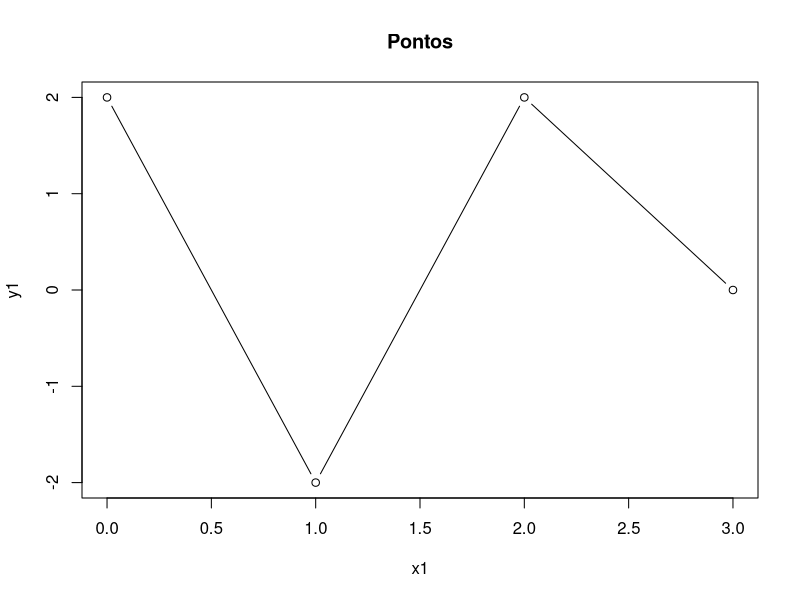
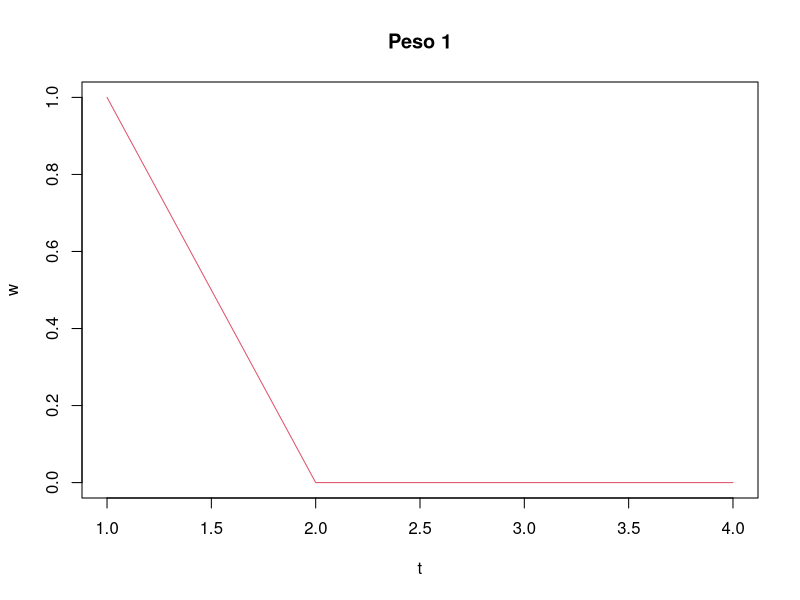
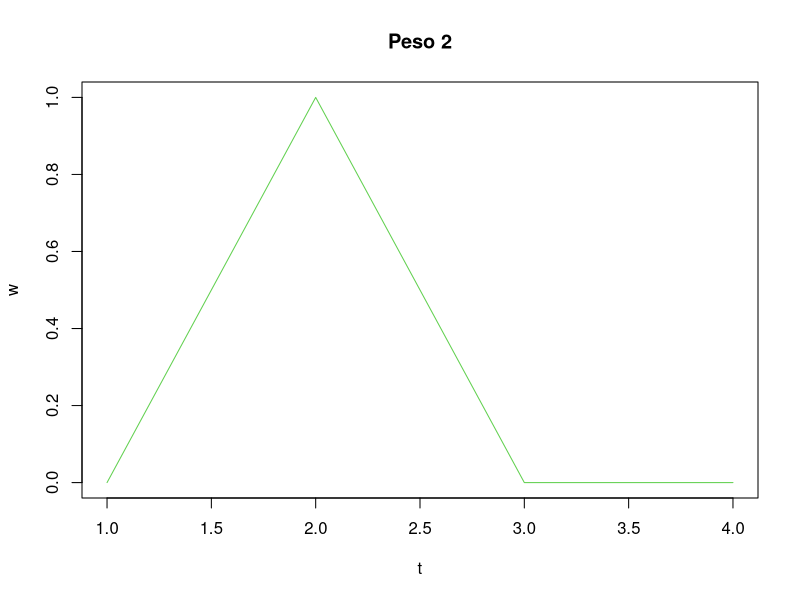
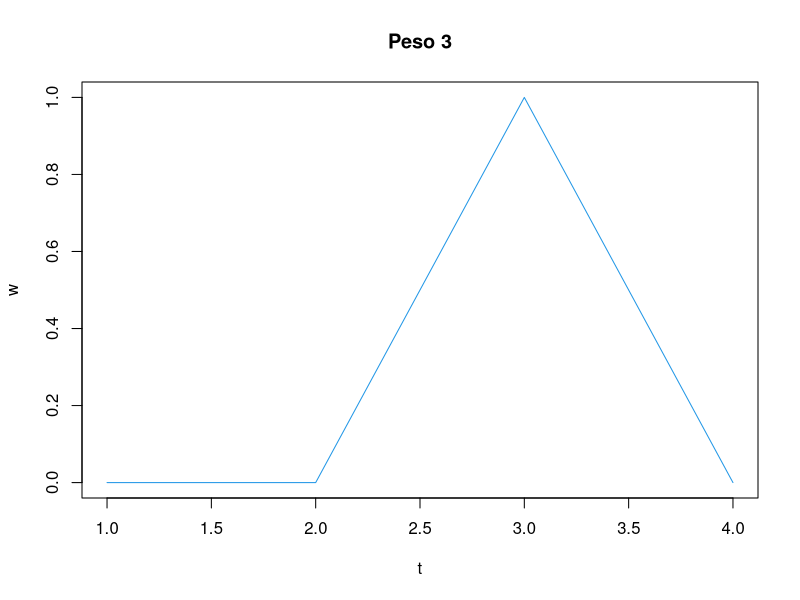
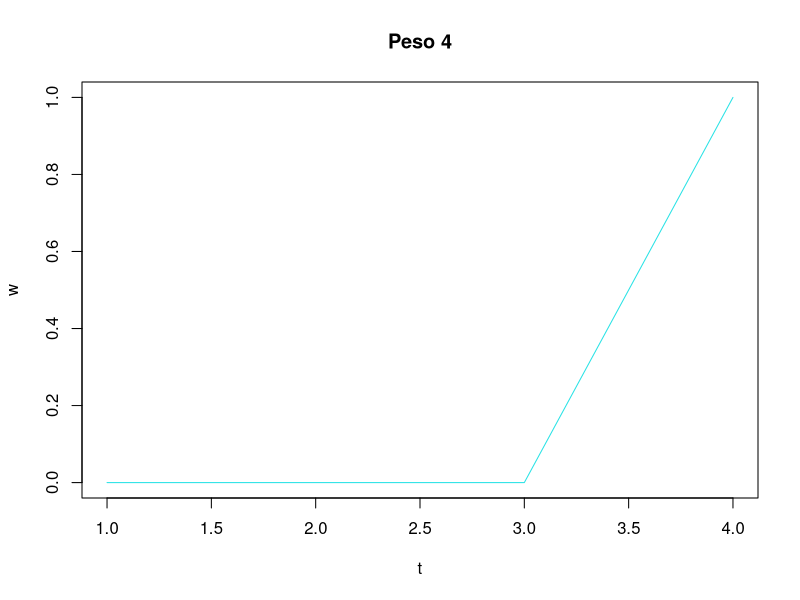
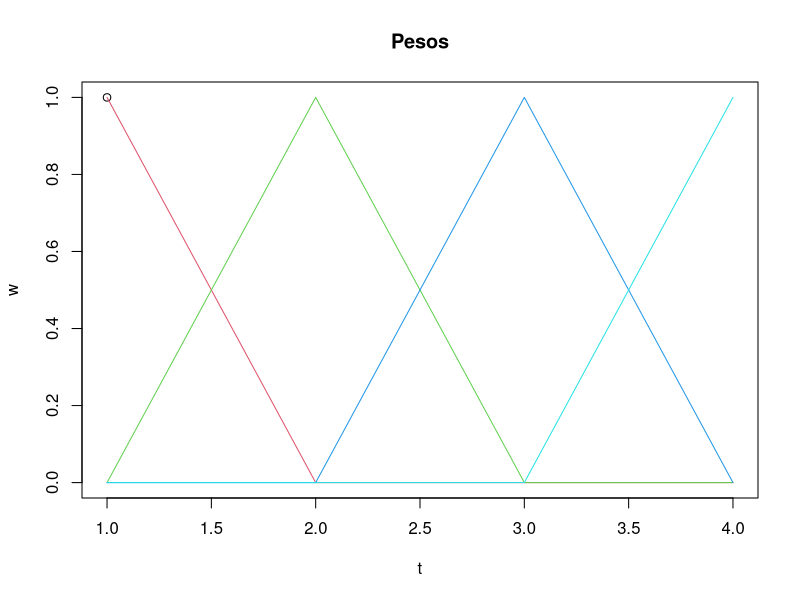
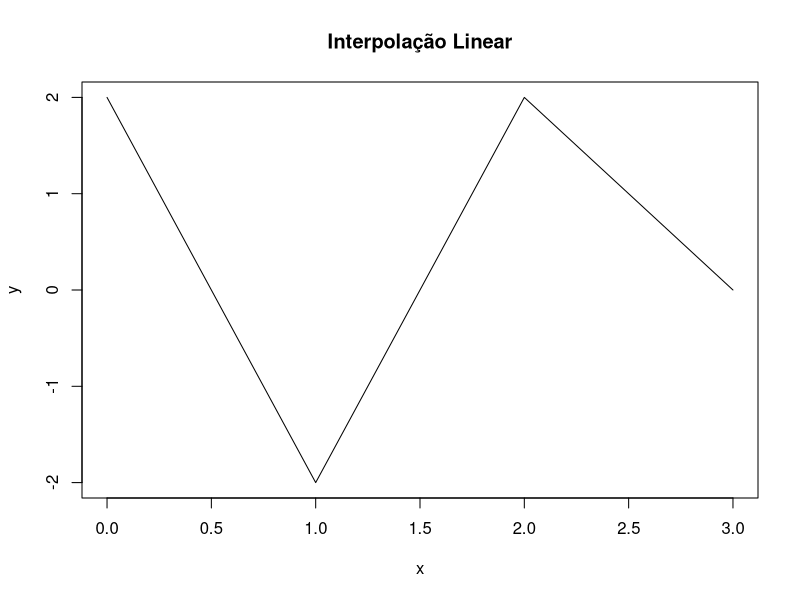

R code for these plots, in order:
#pontos
x1 = c(0,1,2,3)
y1 = c(2,-2,2,0)
plot (x1,y1,"b", main="Pontos")

#interpolacao linear
t = seq(1,4,0.01)
i = seq(1,4,1)

ww = data.frame()

#calcular pesos
for(ii in i){

    w = c()

    for(tt in t){
        
        if(ii-1 <= tt && tt <= ii){
            w = append(w,tt-ii+1)
        }else if(ii < tt && tt < ii+1){
            w = append(w,1+ii-tt)
        }else{
            w = append(w,0)
        }

    }

    #pesos independentes
    ww = rbind(ww,w)
    plot(t,w,type="l", col=ii+1, main=paste("Peso",ii))

}

#Todos os pesos juntos
plot(1, xlim=c(1,4), ylim=c(0,1), xlab="t", ylab="w", main="Pesos")
for(a in i){
    lines(t, ww[a,], type="l", col=a+1)
}

#Interpolacao Linear
x2 = c(x1[1]*ww[1,] + x1[2]*ww[2,] + x1[3]*ww[3,] + x1[4]*ww[4,])
y2 = c(y1[1]*ww[1,] + y1[2]*ww[2,] + y1[3]*ww[3,] + y1[4]*ww[4,])

plot(x2, y2, "l", xlab="x", ylab="y", main="Interpolação Linear")